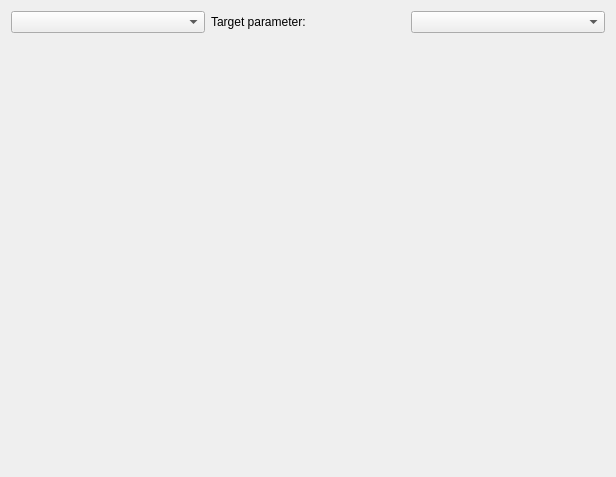
<?xml version="1.0" encoding="UTF-8"?>
<ui version="4.0">
 <class>ProfilePlotter</class>
 <widget class="QWidget" name="ProfilePlotter">
  <property name="geometry">
   <rect>
    <x>0</x>
    <y>0</y>
    <width>616</width>
    <height>477</height>
   </rect>
  </property>
  <property name="windowTitle">
   <string>Error profile</string>
  </property>
  <layout class="QGridLayout" name="gridLayout">
   <item row="0" column="0">
    <widget class="QComboBox" name="profile"/>
   </item>
   <item row="0" column="1">
    <widget class="QLabel" name="label">
     <property name="text">
      <string>Target parameter:</string>
     </property>
    </widget>
   </item>
   <item row="0" column="2">
    <widget class="QComboBox" name="targetParam"/>
   </item>
   <item row="1" column="0" colspan="3">
    <widget class="QCustomPlot" name="plot" native="true"/>
   </item>
  </layout>
 </widget>
 <customwidgets>
  <customwidget>
   <class>QCustomPlot</class>
   <extends>QWidget</extends>
   <header>qcustomplot.h</header>
   <container>1</container>
  </customwidget>
 </customwidgets>
 <resources/>
 <connections/>
</ui>
